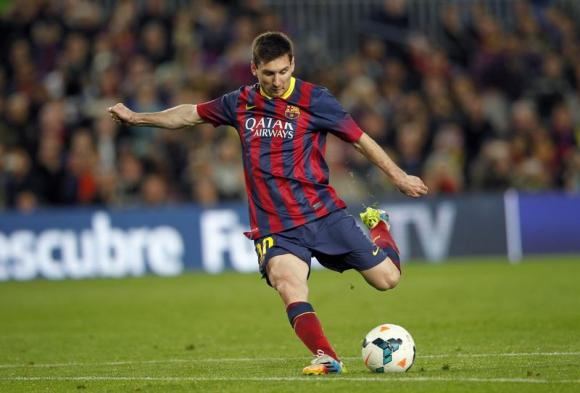
#> input picture Learning/ImageProcessing/ImagePyramids/messi.jpg, 580 x 393 px
$ python imagePyramids.py
#> lines starting #> are read from the running program, lines starting #| are printed output that depends on the picture
__author__ = 'Ueliton'

import cv2
from matplotlib import pyplot as plt

img = cv2.imread('messi.jpg', 0)
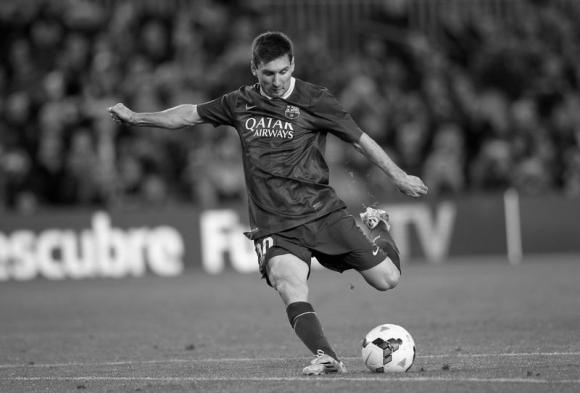
#> img: shape (393, 580); min 0, max 255, mean 91.1

l4 = cv2.pyrDown(img)
l8 = cv2.pyrDown(l4)
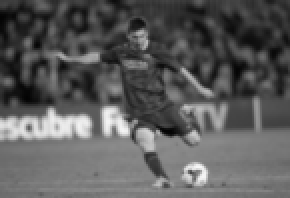
#> l8: shape (99, 145) (shown 2 times larger); min 3, max 247, mean 91.1
l16 = cv2.pyrDown(l8)
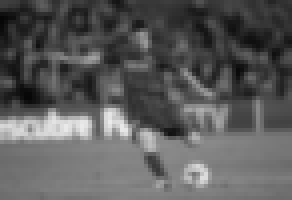
#> l16: shape (50, 73) (shown 4 times larger); min 6, max 235, mean 91

plt.subplot(221), plt.imshow(img), plt.title('Original')
plt.xticks([]), plt.yticks([])
plt.subplot(222), plt.imshow(l4), plt.title('l4')
plt.xticks([]), plt.yticks([])
plt.subplot(223), plt.imshow(l8), plt.title('l8')
plt.xticks([]), plt.yticks([])
plt.subplot(224), plt.imshow(l16), plt.title('l16')
plt.xticks([]), plt.yticks([])

plt.show()
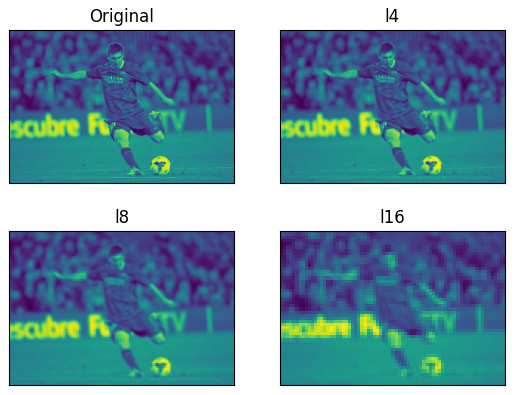
#> figure drawn by matplotlib, 4 panels

$ run again, with Learning/ImageProcessing/ImagePyramids/apple.jpg copied over Learning/ImageProcessing/ImagePyramids/messi.jpg
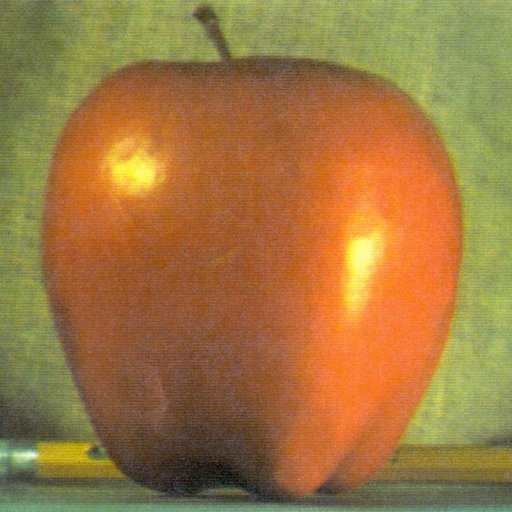
#> input picture Learning/ImageProcessing/ImagePyramids/apple.jpg, 512 x 512 px
#> `l16 = cv2.pyrDown(l8)`:
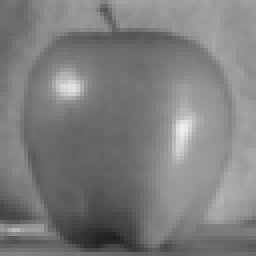
#> l16: shape (64, 64) (shown 4 times larger); min 31, max 238, mean 125.1
#> `plt.show()`:
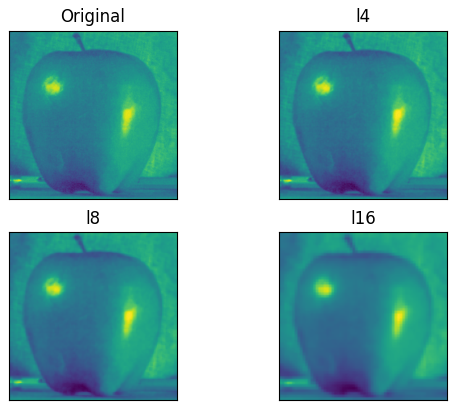
#> figure drawn by matplotlib, 4 panels

$ run again, with Learning/ImageProcessing/ImagePyramids/orange.jpg copied over Learning/ImageProcessing/ImagePyramids/messi.jpg
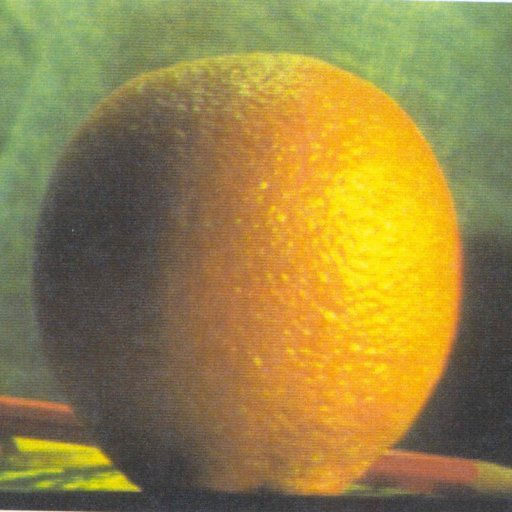
#> input picture Learning/ImageProcessing/ImagePyramids/orange.jpg, 512 x 512 px
#> `l16 = cv2.pyrDown(l8)`:
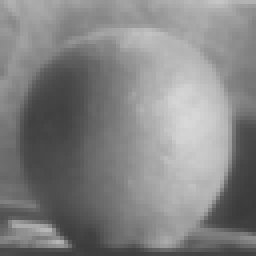
#> l16: shape (64, 64) (shown 4 times larger); min 58, max 216, mean 131
#> `plt.show()`:
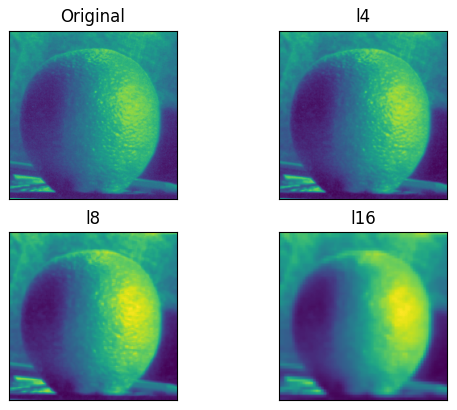
#> figure drawn by matplotlib, 4 panels
